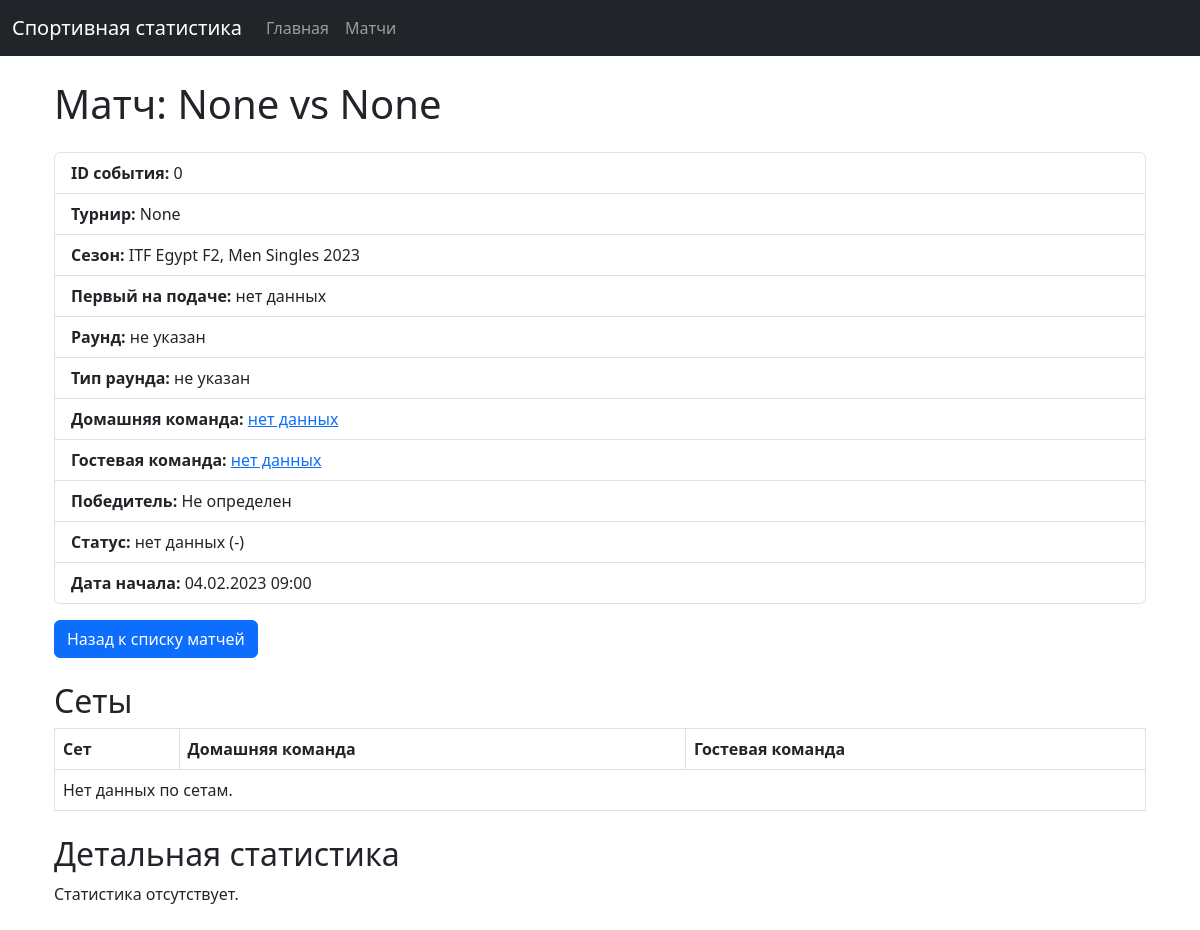
/matches/366/, run on the app's committed database.
### sportApp/models.py (models this page shows, shortened)
class Match(models.Model):
    event_id = models.IntegerField(unique=True, default=0)
    tournament = models.ForeignKey(Tournament, on_delete=models.PROTECT, null=True, blank=True)
    firstToServe = models.IntegerField(null=True, blank=True)
    roundName = models.CharField(max_length=255, null=True, blank=True)
    roundType = models.IntegerField(null=True, blank=True)
    season = models.ForeignKey(Season, on_delete=models.PROTECT, null=True, blank=True)
    home_team = models.ForeignKey(Team, on_delete=models.PROTECT, related_name='matches_home', null=True, blank=True)
    away_team = models.ForeignKey(Team, on_delete=models.PROTECT, related_name='matches_away', null=True, blank=True)
    winner_code = models.PositiveSmallIntegerField(null=True, blank=True)  # 1 (home), 2 (away)
    status_code = models.PositiveSmallIntegerField(null=True, blank=True)  # API status code (100 = ended)
    status_description = models.CharField(max_length=255, null=True, blank=True)
    start_timestamp = models.DateTimeField(null=True, blank=True)  # Можно преобразовать из unix timestamp

class Season(models.Model):
    name = models.CharField(max_length=255)  # "Davis Cup 2023"
    year = models.CharField(max_length=10, null=True, blank=True)
    api_id = models.IntegerField(unique=True, null=True, blank=True)
    def __str__(self):
        return self.name

### sportApp/views_scripts/models_views.py (the view, shortened to what this page needs)
# urls.py: path('matches/<int:match_id>/', match_detail, name='match_detail'),
def match_detail(request, match_id):
    match = get_object_or_404(Match, id=match_id)
    stats_qs = match.statistics.all()
    grouped = {}
    statistics_data = []
    return render(request, 'pages/match_detail.html', {
        'match': match,
        'statistics_data': statistics_data
    })

### templates/pages/match_detail.html
{% extends 'widgets/base.html' %}
{% load static %}
{% block content %}
<div class="container my-4">
    <h1 class="mb-4">Матч: {{ match.home_team }} vs {{ match.away_team }}</h1>
    <ul class="list-group mb-3">
        <li class="list-group-item"><strong>ID события:</strong> {{ match.event_id }}</li>
        <li class="list-group-item"><strong>Турнир:</strong> {{ match.tournament }}</li>
        <li class="list-group-item"><strong>Сезон:</strong> {{ match.season }}</li>
        <li class="list-group-item"><strong>Первый на подаче:</strong> {{ match.firstToServe|default:"нет данных" }}</li>
        <li class="list-group-item"><strong>Раунд:</strong> {{ match.roundName|default:"не указан" }}</li>
        <li class="list-group-item"><strong>Тип раунда:</strong> {{ match.roundType|default:"не указан" }}</li>
        <li class="list-group-item"><strong> Домашняя команда:</strong> <a href="{% url 'team_detail' match.home_team.id %}"> {{ match.home_team|default:"нет данных" }}</a></li>
        <li class="list-group-item"><strong> Гостевая команда:</strong> <a href="{% url 'team_detail' match.away_team.id %}"> {{ match.away_team|default:"нет данных" }}</a></li>
        <li class="list-group-item">
            <strong>Победитель:</strong>
            {% if match.winner_code == 1 %}
                {{ match.home_team }}
            {% elif match.winner_code == 2 %}
                {{ match.away_team }}
            {% else %}
                Не определен
            {% endif %}
        </li>
        <li class="list-group-item">
            <strong>Статус:</strong> {{ match.status_description|default:"нет данных" }} ({{ match.status_code|default:"-" }})
        </li>
        <li class="list-group-item">
            <strong>Дата начала:</strong> {{ match.start_timestamp|date:"d.m.Y H:i" }}
        </li>
    </ul>
    <a href="{% url 'match_list' %}" class="btn btn-primary mb-4">Назад к списку матчей</a>
    <h2>Сеты</h2>
    <table class="table table-bordered mb-4">
        <thead>
            <tr>
                <th>Сет</th>
                <th>Домашняя команда</th>
                <th>Гостевая команда</th>
            </tr>
        </thead>
        <tbody>
            {% for set in match.sets.all %}
                <tr>
                    <td>{{ set.set_number }}</td>
                    <td>{{ set.home_score }}</td>
                    <td>{{ set.away_score }}</td>
                </tr>
            {% empty %}
                <tr>
                    <td colspan="3">Нет данных по сетам.</td>
                </tr>
            {% endfor %}
        </tbody>
    </table>
    <h2>Детальная статистика</h2>
    {% if statistics_data %}
        {% for period in statistics_data %}
            <h3>Период: {{ period.period }}</h3>
            {% for group in period.groups %}
                <h4>{{ group.groupName }}</h4>
                <table class="table table-sm table-bordered mb-3">
                    <thead>
                        <tr>
                            <th>Статистика</th>
                            <th>Домашняя команда</th>
                            <th>Гостевая команда</th>
                        </tr>
                    </thead>
                    <tbody>
                        {% for stat in group.statisticsItems %}
                            <tr>
                                <td>{{ stat.name }}</td>
                                <td>
                                    {% if stat.home_total %}
                                        {{ stat.home_value }} / {{ stat.home_total }} ({{ stat.home_percent }})
                                    {% else %}
                                        {{ stat.home_value }}
                                    {% endif %}
                                </td>
                                <td>
                                    {% if stat.away_total %}
                                        {{ stat.away_value }} / {{ stat.away_total }} ({{ stat.away_percent }})
                                    {% else %}
                                        {{ stat.away_value }}
                                    {% endif %}
                                </td>
                            </tr>
                        {% endfor %}
                    </tbody>
                </table>
            {% endfor %}
        {% endfor %}
    {% else %}
        <p>Статистика отсутствует.</p>
    {% endif %}
</div>
{% endblock %}

### data on the page
Match: home_team "None", away_team "None", event_id "0", tournament "None", season "ITF Egypt F2, Men Singles 2023", firstToServe "нет данных", roundName "не указан", roundType "не указан", home_team "нет данных", away_team "нет данных", status_description "нет данных", status_code "-", start_timestamp "04.02.2023 09:00"
